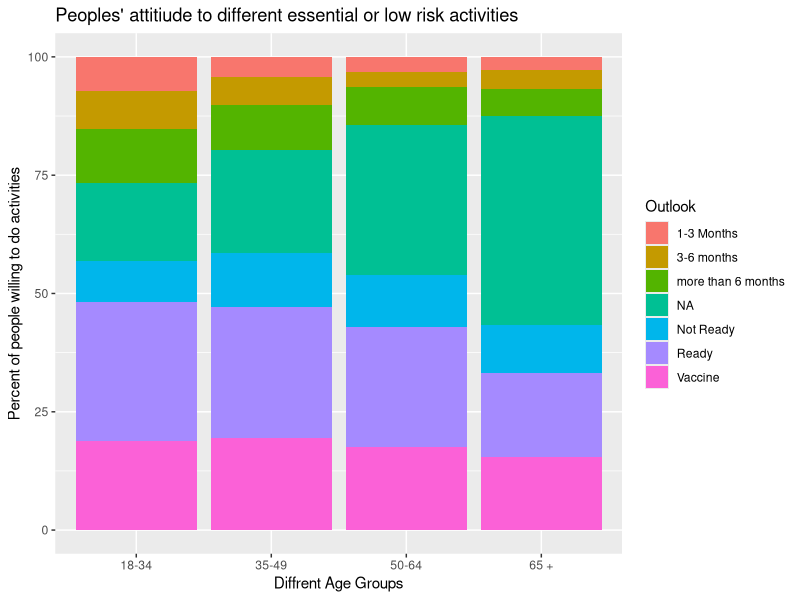
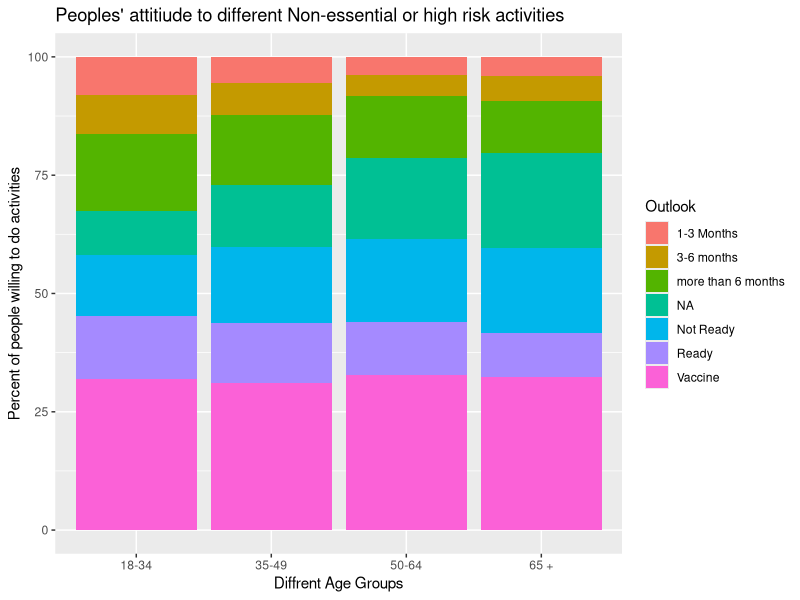

The R source for these figures, in order:
library(ggplot2)

#Upload and clean data
dataValues = read.csv("Research_hireexercise_data.csv", TRUE, ",")

UpdatedDataValues = tail(dataValues, -2)


# Create 4 age groups for classifying people
AgeGroup1Total = 0
AgeGroup2Total = 0
AgeGroup3Total = 0
AgeGroup4Total = 0

# Get the number of people in each age group
for(i in 1:nrow(UpdatedDataValues)){
  
  if (as.numeric(UpdatedDataValues$birthyear[i]) >= 1987){
    AgeGroup1Total = AgeGroup1Total + 1
  }
  else if(as.numeric(UpdatedDataValues$birthyear[i]) >= 1972){
    AgeGroup2Total = AgeGroup2Total + 1
  }
  else if(as.numeric(UpdatedDataValues$birthyear[i]) >= 1957){
    AgeGroup3Total = AgeGroup3Total + 1
  } else {
    
    AgeGroup4Total = AgeGroup4Total + 1
  }
  
}


#Sorting values by birth year, so excel file could be looped through in order
newData = UpdatedDataValues[order(UpdatedDataValues$birthyear),]

#The 10 tested categories will be split into 2 groups of 5
#Based on the activity risk level and/or if the activity is essential
Data65Plus = newData[1:AgeGroup4Total,]
keeps = c("whenready_1","whenready_2","whenready_5","whenready_6","whenready_10" )
newData65 = Data65Plus[keeps]

Data50to64 = newData[(AgeGroup4Total + 1):(AgeGroup4Total + AgeGroup3Total),]
newData50to64 = Data50to64[keeps]

Data35to49 = newData[(AgeGroup4Total + AgeGroup3Total + 1):(AgeGroup4Total + AgeGroup3Total + AgeGroup2Total),]
newData35to49 = Data35to49[keeps]

Data34Under = newData[(AgeGroup4Total + AgeGroup3Total + AgeGroup2Total + 1):nrow(UpdatedDataValues),]
newData34Under = Data34Under[keeps]

#Create a function determining when people will feel comfortable resuming essential/low risk activities
Essentials = function(AgeMat){
  
  
  Ready = 0
  AlmostReady = 0 # 1 -3 months
  Waiting = 0 #3-6 months
  MoreThan6 = 0 #More than 6 months
  Vaccine = 0 #When Vaccine ready or virus disappeared
  NotReady = 0 # Don't foresee a time
  NotApplicable = 0 # Not Applicable
  for(i in 1:5){
    for(j in 1:nrow(AgeMat)){
      if(AgeMat[j,i] == "I am already ready or doing it "){
        Ready = Ready + 1
      }
      if(AgeMat[j,i] == "		In 1-3 months"){
        AlmostReady = AlmostReady + 1
      }
      if(AgeMat[j,i] == "		In 3-6 months"){
        Waiting = Waiting + 1
      }
      if(AgeMat[j,i] == "		In more than 6 months"){
        MoreThan6 = MoreThan6 + 1
      }
      if(AgeMat[j,i] == "		When a vaccine will be ready or the virus will have disappeared"){
        Vaccine = Vaccine + 1
      }
      if(AgeMat[j,i] == "		I don't foresee a time when I will be ready to do it again"){
        NotReady = NotReady + 1
      }
      if(AgeMat[j,i] == "Not applicable for me"){
        NotApplicable = NotApplicable + 1
      }
    }
  }
  return(list(Ready,AlmostReady,Waiting,MoreThan6,Vaccine,NotReady,NotApplicable))
}




#For each age group calculate the percent of people who feel comfortable doing activities at different times
#over 65
TotalOver65 = 0
for(i in 1:7){
  TotalOver65 = Essentials(newData65)[[i]] + TotalOver65
}
FinalOver65 = c()
for(i in 1:7){
  FinalOver65[i] = Essentials(newData65)[[i]] / TotalOver65 * 100
}

#50 to 64
Total50to64 = 0
for(i in 1:7){
  Total50to64 = Essentials(newData50to64)[[i]] + Total50to64
}
Final50to64 = c()
for(i in 1:7){
  Final50to64[i] = Essentials(newData50to64)[[i]] / Total50to64 * 100
}

#35 to 49
Total35to49 = 0
for(i in 1:7){
  Total35to49 = Essentials(newData35to49)[[i]] + Total35to49
}
Final35to49 = c()
for(i in 1:7){
  Final35to49[i] = Essentials(newData35to49)[[i]] / Total35to49 * 100
}

#34 And Under
Total34Under = 0
for(i in 1:7){
  Total34Under = Essentials(newData34Under)[[i]] + Total34Under
}
Final34Under = c()
for(i in 1:7){
  Final34Under[i] = Essentials(newData34Under)[[i]] / Total34Under * 100
}

#Set up data and format the axis for the plot
Outlook = rep(c("Ready", "1-3 Months", "3-6 months", "more than 6 months", "Vaccine", "Not Ready", "NA"), 4)
results= c(FinalOver65, Final50to64, Final35to49, Final34Under)
AgeGroups = c(rep("65 +", 7), rep("50-64", 7), rep("35-49", 7), rep("18-34", 7))
AllData = data.frame(AgeGroups)

#Plot
ggplot(AllData, aes(fill = Outlook,y = results, x = AgeGroups)) + geom_bar(position = "stack", stat = "identity") +
  labs(title = "Peoples' attitiude to different essential or low risk activities",
       x = "Diffrent Age Groups", y = "Percent of people willing to do activities")



# This next part essentially repeats the previous steps, but for high risk and/or non essential activities
#Sorting values by birth year
newData = UpdatedDataValues[order(UpdatedDataValues$birthyear),]

Data65Plus = newData[1:AgeGroup4Total,]
keeps = c("whenready_3","whenready_4","whenready_7","whenready_8","whenready_9" )
newData65 = Data65Plus[keeps]

Data50to64 = newData[(AgeGroup4Total + 1):(AgeGroup4Total + AgeGroup3Total),]
newData50to64 = Data50to64[keeps]

Data35to49 = newData[(AgeGroup4Total + AgeGroup3Total + 1):(AgeGroup4Total + AgeGroup3Total + AgeGroup2Total),]
newData35to49 = Data35to49[keeps]

Data34Under = newData[(AgeGroup4Total + AgeGroup3Total + AgeGroup2Total + 1):nrow(UpdatedDataValues),]
newData34Under = Data34Under[keeps]

NonEssentials = function(AgeMat){
  
  Ready = 0
  AlmostReady = 0 # 1 -3 months
  Waiting = 0 #3-6 months
  MoreThan6 = 0 #More than 6 months
  Vaccine = 0 #When Vaccine ready or virus disappeared
  NotReady = 0 # Don't foresee a time
  NotApplicable = 0 # Not Applicable
  for(i in 1:5){
    for(j in 1:nrow(AgeMat)){
      if(AgeMat[j,i] == "I am already ready or doing it "){
        Ready = Ready + 1
      }
      if(AgeMat[j,i] == "		In 1-3 months"){
        AlmostReady = AlmostReady + 1
      }
      if(AgeMat[j,i] == "		In 3-6 months"){
        Waiting = Waiting + 1
      }
      if(AgeMat[j,i] == "		In more than 6 months"){
        MoreThan6 = MoreThan6 + 1
      }
      if(AgeMat[j,i] == "		When a vaccine will be ready or the virus will have disappeared"){
        Vaccine = Vaccine + 1
      }
      if(AgeMat[j,i] == "		I don't foresee a time when I will be ready to do it again"){
        NotReady = NotReady + 1
      }
      if(AgeMat[j,i] == "Not applicable for me"){
        NotApplicable = NotApplicable + 1
      }
    }
  }
  return(list(Ready,AlmostReady,Waiting,MoreThan6,Vaccine,NotReady,NotApplicable))
}


#over 65
TotalOver65 = 0
for(i in 1:7){
  TotalOver65 = NonEssentials(newData65)[[i]] + TotalOver65
}
FinalOver65 = c()
for(i in 1:7){
  FinalOver65[i] = NonEssentials(newData65)[[i]] / TotalOver65 * 100
}

#50 to 64
Total50to64 = 0
for(i in 1:7){
  Total50to64 = NonEssentials(newData50to64)[[i]] + Total50to64
}
Final50to64 = c()
for(i in 1:7){
  Final50to64[i] = NonEssentials(newData50to64)[[i]] / Total50to64 * 100
}

#35 to 49
Total35to49 = 0
for(i in 1:7){
  Total35to49 = NonEssentials(newData35to49)[[i]] + Total35to49
}
Final35to49 = c()
for(i in 1:7){
  Final35to49[i] = NonEssentials(newData35to49)[[i]] / Total35to49 * 100
}

#34 And Under
Total34Under = 0
for(i in 1:7){
  Total34Under = NonEssentials(newData34Under)[[i]] + Total34Under
}
Final34Under = c()
for(i in 1:7){
  Final34Under[i] = NonEssentials(newData34Under)[[i]] / Total34Under * 100
}


Outlook = rep(c("Ready", "1-3 Months", "3-6 months", "more than 6 months", "Vaccine", "Not Ready", "NA"), 4)
results= c(FinalOver65, Final50to64, Final35to49, Final34Under)
AgeGroups = c(rep("65 +", 7), rep("50-64", 7), rep("35-49", 7), rep("18-34", 7))
AllData = data.frame(AgeGroups)


ggplot(AllData, aes(fill = Outlook,y = results, x = AgeGroups)) + geom_bar(position = "stack", stat = "identity") +
  labs(title = "Peoples' attitiude to different Non-essential or high risk activities",
       x = "Diffrent Age Groups", y = "Percent of people willing to do activities")